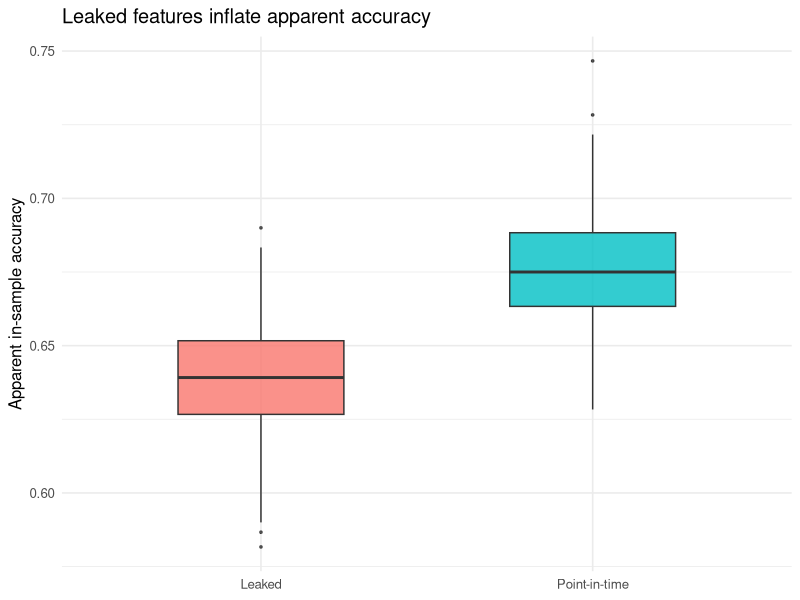

Reproduce this figure in R.
## ---- chunk 1
.libPaths(c("C:/Users/miken/R/library-4.4", .libPaths()))
suppressPackageStartupMessages(library(data.table))
set.seed(1)

# Raw event log: each row is one purchase/login event for a customer.
n_cust <- 5L
make_events <- function(cid) {
  n <- sample(4:9, 1)
  data.table(
    customer_id = cid,
    event_time  = as.POSIXct("2026-01-01", tz = "UTC") +
                  cumsum(sample(1:6, n, replace = TRUE)) * 86400,
    amount      = round(runif(n, 5, 100), 2),
    kind        = sample(c("login", "purchase"), n, replace = TRUE)
  )
}
events <- rbindlist(lapply(1:n_cust, make_events))
setorder(events, customer_id, event_time)
head(events, 8)
## ---- chunk 2
feature_registry <- new.env()

register_feature <- function(name, fun) {
  stopifnot(is.function(fun))
  assign(name, fun, envir = feature_registry)
  invisible(name)
}

list_features <- function() ls(feature_registry)

# Each feature uses ONLY events with event_time < t (strictly before).
register_feature("logins_7d", function(ev, t) {
  win <- ev[event_time < t & event_time >= t - 7 * 86400 & kind == "login"]
  nrow(win)
})

register_feature("total_spend", function(ev, t) {
  past <- ev[event_time < t & kind == "purchase"]
  if (nrow(past) == 0) 0 else sum(past$amount)
})

register_feature("days_since_event", function(ev, t) {
  past <- ev[event_time < t]
  if (nrow(past) == 0) NA_real_
  else as.numeric(difftime(t, max(past$event_time), units = "days"))
})

list_features()
## ---- chunk 3
# Compute the full feature vector for one entity at one timestamp.
compute_features <- function(ev, t, names = list_features()) {
  vals <- lapply(names, function(nm) get(nm, envir = feature_registry)(ev, t))
  names(vals) <- names
  as.data.table(vals)
}

# Offline materialization: feature timeline on a grid of as-of times.
materialize_offline <- function(events, grid_times) {
  ids <- sort(unique(events$customer_id))
  rows <- list()
  for (cid in ids) {
    ev <- events[customer_id == cid]
    for (t in grid_times) {
      t <- as.POSIXct(t, origin = "1970-01-01", tz = "UTC")
      fr <- compute_features(ev, t)
      fr[, `:=`(customer_id = cid, event_timestamp = t)]
      rows[[length(rows) + 1L]] <- fr
    }
  }
  setcolorder(rbindlist(rows), c("customer_id", "event_timestamp"))[]
}

grid <- seq(as.POSIXct("2026-01-05", tz = "UTC"),
            as.POSIXct("2026-01-30", tz = "UTC"), by = "5 days")
offline_store <- materialize_offline(events, grid)
head(offline_store, 6)

# Online store: latest row per entity (what serving reads).
online_store <- offline_store[order(event_timestamp),
                              .SD[.N], by = customer_id]
online_store[, .(customer_id, event_timestamp, logins_7d, total_spend)]
## ---- chunk 4
# Labels observed at specific times (the prediction targets).
labels <- data.table(
  customer_id = c(1L, 2L, 3L, 4L, 5L),
  label_time  = as.POSIXct(c("2026-01-18", "2026-01-09", "2026-01-27",
                             "2026-01-14", "2026-01-22"), tz = "UTC"),
  churned     = c(1L, 0L, 1L, 0L, 1L)
)

point_in_time_join <- function(labels, offline_store) {
  L <- copy(labels);        L[, join_time := label_time]
  F <- copy(offline_store); F[, join_time := event_timestamp]
  setkey(L, customer_id, join_time)
  setkey(F, customer_id, join_time)
  # Roll feature rows backward onto each label time: take the latest
  # feature row with join_time <= label_time, per customer.
  joined <- F[L, roll = TRUE]
  # Enforce STRICT inequality (no feature stamped exactly at label_time).
  joined[event_timestamp == label_time,
         c("logins_7d", "total_spend", "days_since_event") := NA]
  joined[, .(customer_id, label_time, churned,
             logins_7d, total_spend, days_since_event)]
}

training <- point_in_time_join(labels, offline_store)
training
## ---- chunk 5
# Leaky alternative: attach the LATEST feature row per customer,
# ignoring the label time. This uses information from after label_time.
leaky_join <- function(labels, online_store) {
  merge(labels, online_store[, .(customer_id, logins_7d,
                                 total_spend, days_since_event)],
        by = "customer_id", all.x = TRUE)
}
leaky <- leaky_join(labels, online_store)

# Compare total_spend under the two joins. Leakage shows up as a
# feature value that could not have been known at label_time.
cmp <- merge(
  training[, .(customer_id, label_time, pit_spend = total_spend)],
  leaky[,    .(customer_id, leak_spend = total_spend)],
  by = "customer_id")
cmp[, leaked := leak_spend > pit_spend | is.na(pit_spend)]
cmp
## ---- chunk 6
suppressPackageStartupMessages(library(ggplot2))
set.seed(7)

simulate_once <- function(n = 600) {
  # Each unit has a label time and an underlying activity rate.
  rate    <- runif(n, 0.2, 2)
  # Point-in-time feature: activity observed strictly before label time.
  x_pit   <- rpois(n, lambda = rate)
  # Future increment that occurs AT/AFTER the label time (leakage if used).
  x_future <- rpois(n, lambda = rate)
  x_leak  <- x_pit + x_future
  # Label depends only on the true (point-in-time) signal.
  p <- plogis(-1 + 0.9 * x_pit)
  y <- rbinom(n, 1, p)

  acc <- function(x) {
    fit  <- glm(y ~ x, family = binomial)
    pred <- as.integer(predict(fit, type = "response") > 0.5)
    mean(pred == y)
  }
  c(point_in_time = acc(x_pit), leaked = acc(x_leak))
}

res <- replicate(200, simulate_once())
df  <- data.frame(
  features = rep(c("Point-in-time", "Leaked"), each = ncol(res)),
  accuracy = c(res["point_in_time", ], res["leaked", ])
)

ggplot(df, aes(x = features, y = accuracy, fill = features)) +
  geom_boxplot(width = 0.5, alpha = 0.8, outlier.size = 0.6) +
  labs(x = NULL, y = "Apparent in-sample accuracy",
       title = "Leaked features inflate apparent accuracy") +
  theme_minimal(base_size = 12) +
  theme(legend.position = "none")
